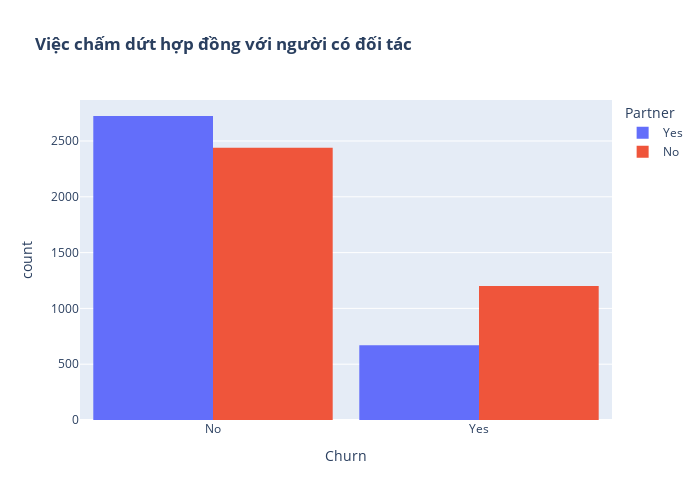

Notebook cell for this chart:
### Markdown cell above
Nhận xét: việc có người phụ thuộc sẽ làm giảm đáng kể việc huỷ hợp đồng

### Code cell
fig = px.histogram(df, x="Churn", color="Partner", barmode="group", title="<b>Việc chấm dứt hợp đồng với người có đối tác</b>")
fig.update_layout(width=700, height=500, bargap=0.1)
fig.show()

### Figure 1 — Plotly figure (JSON) as saved in the notebook; plotly's stock layout.template omitted (floating-point values rounded to 4 significant figures; data arrays with more than 128 entries replaced by an {"elided": "..."} marker saying what was removed)
{"data": [{"alignmentgroup": "True", "bingroup": "x", "hovertemplate": "Partner=Yes<br>Churn=%{x}<br>count=%{y}<extra></extra>", "legendgroup": "Yes", "marker": {"color": "#636efa", "pattern": {"shape": ""}}, "name": "Yes", "offsetgroup": "Yes", "orientation": "v", "showlegend": true, "type": "histogram", "x": {"elided": "3393 str values"}, "xaxis": "x", "yaxis": "y"}, {"alignmentgroup": "True", "bingroup": "x", "hovertemplate": "Partner=No<br>Churn=%{x}<br>count=%{y}<extra></extra>", "legendgroup": "No", "marker": {"color": "#EF553B", "pattern": {"shape": ""}}, "name": "No", "offsetgroup": "No", "orientation": "v", "showlegend": true, "type": "histogram", "x": {"elided": "3639 str values"}, "xaxis": "x", "yaxis": "y"}], "layout": {"bargap": 0.1, "barmode": "group", "height": 500, "legend": {"title": {"text": "Partner"}, "tracegroupgap": 0}, "title": {"text": "<b>Việc chấm dứt hợp đồng với người có đối tác</b>"}, "width": 700, "xaxis": {"anchor": "y", "domain": [0, 1], "title": {"text": "Churn"}}, "yaxis": {"anchor": "x", "domain": [0, 1], "title": {"text": "count"}}}}
